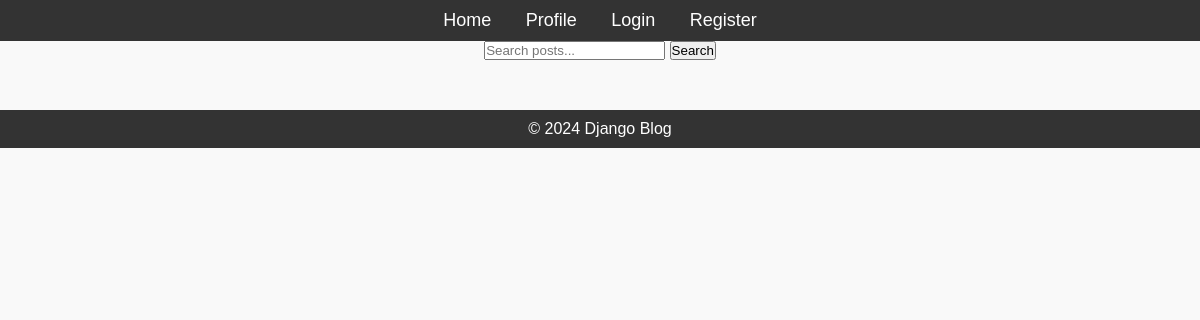
/blogs/, run on an earlier commit of the app's database.
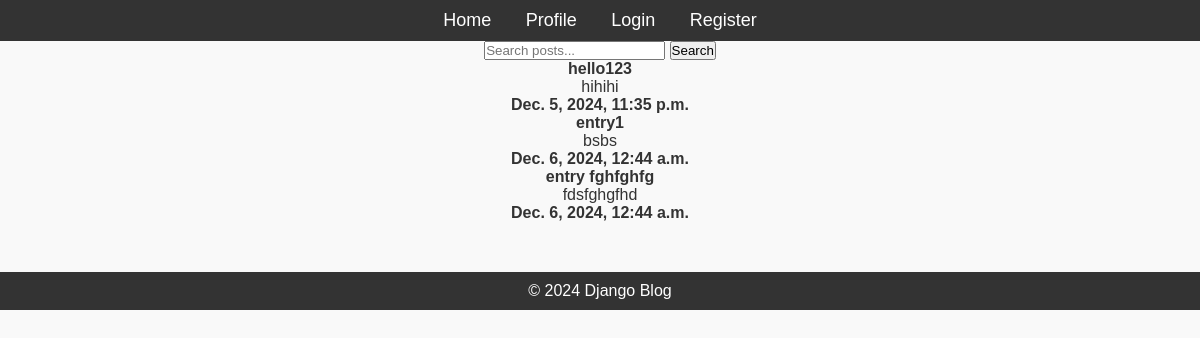
And on a later commit of the database.
### blog/models.py (models this page shows)
class Post(models.Model):
    title = models.CharField(max_length=200)
    content = models.TextField()
    published_date = models.DateTimeField(auto_now_add=True)
    author = models.ForeignKey(User, on_delete=models.CASCADE, related_name='posts')
    tag = TaggableManager()

### blog/views.py (the view)
# urls.py: path('blogs/', ListView.as_view(), name='blogs'),
class ListView(ListView):
    model = Post
    template_name = 'blog/blogs.html'
    context_object_name = 'posts'
    def get_queryset(self):
        return Post.objects.all()

### blog/templates/blog/blogs.html
{%extends 'blog/base.html'%} {% block title%} All blogs {%endblock%}
{%load static %}
{% block content%}
<form method="get" action="{% url 'post_search' %}">
    <input type="text" name="q" placeholder="Search posts..." value="{{ request.GET.q }}">
    <button type="submit">Search</button>
</form>
{% for post in posts %}
    <h4> {{post.title}} </h4>
    <p> {{post.content}} </P>
    <strong> {{post.published_date}} </strong>
{% endfor %}
{% endblock %}

What changed in the data, as far as the page shows it:
added Post: title "hello123", content "hihihi", published_date "Dec. 5, 2024, 11:35 p.m."
added Post: title "entry1", content "bsbs", published_date "Dec. 6, 2024, 12:44 a.m."
added Post: title "entry fghfghfg", content "fdsfghgfhd", published_date "Dec. 6, 2024, 12:44 a.m."
